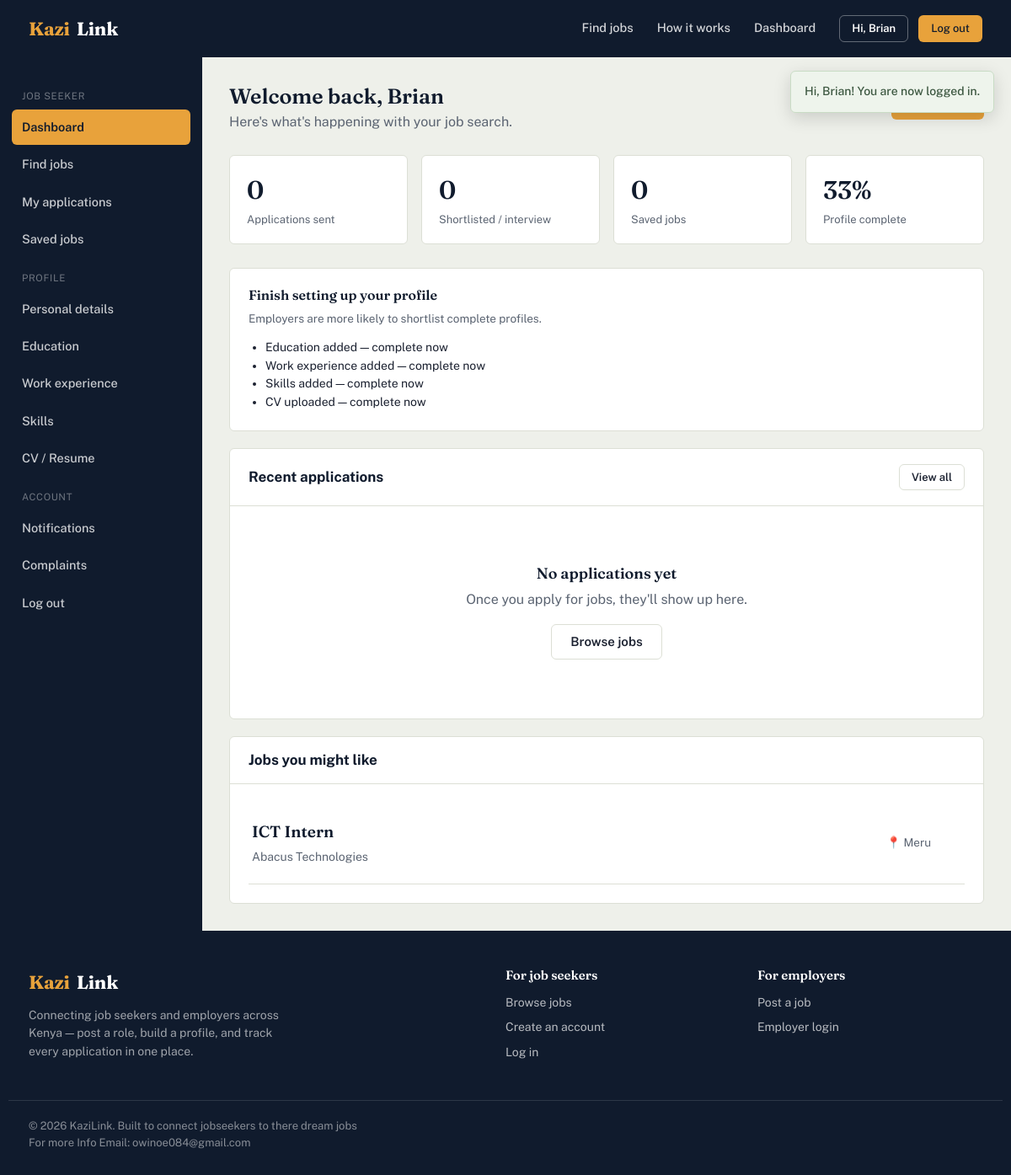
The app's page /seeker/dashboard.php (signed in) with its own data.
### tables this page shows
CREATE TABLE users (
    user_id     INT AUTO_INCREMENT PRIMARY KEY,
    full_name   VARCHAR(100) NOT NULL,
    email       VARCHAR(100) NOT NULL UNIQUE,
    phone       VARCHAR(20),
    password    VARCHAR(255) NOT NULL,
    role        ENUM('job_seeker','employer','admin') NOT NULL,
    status      ENUM('active','suspended') NOT NULL DEFAULT 'active',
    created_at  TIMESTAMP DEFAULT CURRENT_TIMESTAMP
);

CREATE TABLE jobs (
    job_id           INT AUTO_INCREMENT PRIMARY KEY,
    employer_id      INT NOT NULL,
    category_id      INT,
    title            VARCHAR(150) NOT NULL,
    description      TEXT NOT NULL,
    requirements     TEXT,
    location         VARCHAR(100),
    job_type         VARCHAR(50),         
    experience_level VARCHAR(50),         
    salary           DECIMAL(10,2),
    deadline         DATE,
    status           VARCHAR(30) NOT NULL DEFAULT 'pending',
    created_at       TIMESTAMP DEFAULT CURRENT_TIMESTAMP,
    FOREIGN KEY (employer_id) REFERENCES employers(employer_id) ON DELETE CASCADE,
    FOREIGN KEY (category_id) REFERENCES job_categories(category_id) ON DELETE SET NULL
);

CREATE TABLE employers (
    employer_id     INT AUTO_INCREMENT PRIMARY KEY,
    user_id         INT NOT NULL UNIQUE,
    company_name    VARCHAR(150) NOT NULL,
    company_email   VARCHAR(100),
    company_phone   VARCHAR(20),
    location        VARCHAR(100),
    description     TEXT,
    website         VARCHAR(255),
    logo            VARCHAR(255),
    FOREIGN KEY (user_id) REFERENCES users(user_id) ON DELETE CASCADE
);

### includes/functions.php (called while the page is built, shortened)
<?php
function e(?string $value): string
{
    return htmlspecialchars($value ?? '', ENT_QUOTES, 'UTF-8');
}
function get_flashes(): array
{
    $flashes = $_SESSION['flash'] ?? [];
    return $flashes;
}

### includes/auth.php (called while the page is built, shortened)
<?php
function current_user_id(): ?int
{
    return $_SESSION['user_id'] ?? null;
}
function current_name(): string
{
    return $_SESSION['full_name'] ?? '';
}
function current_user(): ?array
{
    $db = getDB();
    $stmt = $db->prepare('SELECT * FROM users WHERE user_id = ?');
    $stmt->execute([current_user_id()]);
    $cached = $stmt->fetch() ?: null;
    return $cached;
}

### seeker/dashboard.php (the view, shortened to what this page needs)
<?php
$db = getDB();
$seekerId = current_seeker_id();
$appCountStmt = $db->prepare('SELECT COUNT(*) FROM applications WHERE seeker_id = ?');
$appCountStmt->execute([$seekerId]);
$totalApplications = (int) $appCountStmt->fetchColumn();
$savedCountStmt = $db->prepare('SELECT COUNT(*) FROM saved_jobs WHERE seeker_id = ?');
$savedCountStmt->execute([$seekerId]);
$totalSaved = (int) $savedCountStmt->fetchColumn();
$shortlistedStmt = $db->prepare("SELECT COUNT(*) FROM applications WHERE seeker_id = ? AND status IN ('Shortlisted','Interview')");
$shortlistedStmt->execute([$seekerId]);
$totalShortlisted = (int) $shortlistedStmt->fetchColumn();
$profileStmt = $db->prepare('SELECT * FROM job_seekers WHERE seeker_id = ?');
$profileStmt->execute([$seekerId]);
$profile = $profileStmt->fetch();
$checks = [
    'Personal summary' => !empty($profile['professional_summary']),
    'Location set'      => !empty($profile['location']),
];
$eduCount = $db->prepare('SELECT COUNT(*) FROM education WHERE seeker_id = ?'); $eduCount->execute([$seekerId]);
$checks['Education added'] = (int) $eduCount->fetchColumn() > 0;
$expCount = $db->prepare('SELECT COUNT(*) FROM work_experience WHERE seeker_id = ?'); $expCount->execute([$seekerId]);
$checks['Work experience added'] = (int) $expCount->fetchColumn() > 0;
$skillCount = $db->prepare('SELECT COUNT(*) FROM job_seeker_skills WHERE seeker_id = ?'); $skillCount->execute([$seekerId]);
$checks['Skills added'] = (int) $skillCount->fetchColumn() > 0;
$resumeCount = $db->prepare('SELECT COUNT(*) FROM resumes WHERE seeker_id = ?'); $resumeCount->execute([$seekerId]);
$checks['CV uploaded'] = (int) $resumeCount->fetchColumn() > 0;
$completed = count(array_filter($checks));
$completionPct = round(($completed / count($checks)) * 100);
$recentApps = $db->prepare("
    SELECT a.*, j.title, e.company_name
    FROM applications a
    JOIN jobs j ON j.job_id = a.job_id
    JOIN employers e ON e.employer_id = j.employer_id
    WHERE a.seeker_id = ?
    ORDER BY a.applied_at DESC LIMIT 5
");
$recentApps->execute([$seekerId]);
$recentApps = $recentApps->fetchAll();
$recommendedStmt = $db->prepare("
    SELECT j.job_id, j.title, j.location, e.company_name
    FROM jobs j JOIN employers e ON e.employer_id = j.employer_id
    WHERE j.status = 'active'
    AND j.job_id NOT IN (SELECT job_id FROM applications WHERE seeker_id = ?)
    ORDER BY j.created_at DESC LIMIT 4
");
$recommendedStmt->execute([$seekerId]);
$recommended = $recommendedStmt->fetchAll();
$base = '../';
include __DIR__ . '/../includes/header.php';
?>
<div class="dash-shell">
  <?php include __DIR__ . '/../includes/sidebar-seeker.php'; ?>
  <main class="dash-main">
    <div class="dash-header">
      <div>
        <h1>Welcome back, <?= e(explode(' ', current_name())[0]) ?></h1>
        <p>Here's what's happening with your job search.</p>
      </div>
      <a href="../jobs.php" class="btn btn-primary">Find jobs</a>
    </div>
    <div class="stat-cards">
      <div class="stat-card"><div class="num"><?= $totalApplications ?></div><div class="label">Applications sent</div></div>
      <div class="stat-card"><div class="num"><?= $totalShortlisted ?></div><div class="label">Shortlisted / interview</div></div>
      <div class="stat-card"><div class="num"><?= $totalSaved ?></div><div class="label">Saved jobs</div></div>
      <div class="stat-card"><div class="num"><?= $completionPct ?>%</div><div class="label">Profile complete</div></div>
    </div>
    <?php if ($completionPct < 100): ?>
      <div class="card" style="margin-bottom:20px;">
        <div class="card-body">
          <h3 style="margin-top:0; font-size:16px;">Finish setting up your profile</h3>
          <p class="text-muted text-sm">Employers are more likely to shortlist complete profiles.</p>
          <ul style="margin:0; padding-left:20px; font-size:14px;">
            <?php foreach ($checks as $label => $done): if (!$done): ?>
              <li><?= e($label) ?> — <a href="<?= $label === 'CV uploaded' ? 'resume.php' : (str_contains($label, 'Education') ? 'education.php' : (str_contains($label, 'experience') ? 'experience.php' : (str_contains($label, 'Skills') ? 'skills.php' : 'profile.php'))) ?>">complete now</a></li>
            <?php endif; endforeach; ?>
          </ul>
        </div>
      </div>
    <?php endif; ?>
    <div class="card">
      <div class="card-header">
        <h3>Recent applications</h3>
        <a href="applications.php" class="btn btn-outline btn-sm">View all</a>
      </div>
      <div class="card-body table-scroll">
        <?php if ($recentApps): ?>
          <table class="data-table">
            <thead><tr><th>Job</th><th>Company</th><th>Applied</th><th>Status</th></tr></thead>
            <tbody>
            <?php foreach ($recentApps as $app): ?>
              <tr>
                <td><a href="../job-details.php?id=<?= (int) $app['job_id'] ?>" class="row-title"><?= e($app['title']) ?></a></td>
                <td><?= e($app['company_name']) ?></td>
                <td><?= time_ago($app['applied_at']) ?></td>
                <td><span class="pill <?= status_pill_class($app['status']) ?>"><?= e($app['status']) ?></span></td>
              </tr>
            <?php endforeach; ?>
            </tbody>
          </table>
        <?php else: ?>
          <div class="empty-state"><h3>No applications yet</h3><p>Once you apply for jobs, they'll show up here.</p><a href="../jobs.php" class="btn btn-outline">Browse jobs</a></div>
        <?php endif; ?>
      </div>
    </div>
    <?php if ($recommended): ?>
      <div class="card">
        <div class="card-header"><h3>Jobs you might like</h3></div>
        <div class="card-body">
          <div class="job-list" style="border-top:none;">
            <?php foreach ($recommended as $job): ?>
              <a class="job-row" href="../job-details.php?id=<?= (int) $job['job_id'] ?>">
                <div><div class="job-row-title"><?= e($job['title']) ?></div><div class="job-row-company"><?= e($job['company_name']) ?></div></div>
                <div class="job-row-meta"><span>📍 <?= e($job['location'] ?: 'Remote') ?></span></div>
              </a>
            <?php endforeach; ?>
          </div>
        </div>
      </div>
    <?php endif; ?>
  </main>
</div>
<?php include __DIR__ . '/../includes/footer.php'; ?>

### includes/header.php (shortened to what this page needs)
<?php
$base = $base ?? '';
$user = current_user();
?>
<!DOCTYPE html>
<html lang="en">
<head>
<link rel="stylesheet" href="<?= e($base) ?>assets/css/style.css">
</head>
<body>
<?php $flashes = get_flashes(); if ($flashes): ?>
<div class="flash-stack">
  <?php foreach ($flashes as $f): ?>
    <div class="flash flash-<?= e($f['type']) ?>"><?= e($f['message']) ?></div>
  <?php endforeach; ?>
</div>
<?php endif; ?>
<header class="site-header">
  <div class="container">
    <a href="<?= e($base) ?>index.php" class="brand"><span class="brand-mark">Kazi</span>Link</a>
    <nav class="main-nav">
      <a href="<?= e($base) ?>jobs.php">Find jobs</a>
      <a href="<?= e($base) ?>index.php#how-it-works">How it works</a>
      <?php if ($user): ?>
        <?php if ($user['role'] === 'job_seeker'): ?>
          <a href="<?= e($base === '' ? 'seeker/' : '') ?>dashboard.php">Dashboard</a>
        <?php elseif ($user['role'] === 'employer'): ?>
          <a href="<?= e($base === '' ? 'employer/' : '') ?>dashboard.php">Dashboard</a>
        <?php elseif ($user['role'] === 'admin'): ?>
          <a href="<?= e($base === '' ? 'admin/' : '') ?>dashboard.php">Dashboard</a>
        <?php endif; ?>
        <div class="nav-actions">
          <span class="btn btn-outline-light btn-sm" style="pointer-events:none;">Hi, <?= e(explode(' ', $user['full_name'])[0]) ?></span>
          <a href="<?= e($base) ?>logout.php" class="btn btn-primary btn-sm">Log out</a>
        </div>
      <?php endif; ?>
    </nav>
  </div>
</header>

### records on screen
users: full_name "Brian"
jobs: title "ICT Intern", employer.company_name "Abacus Technologies", location "Meru"

### other values on screen
$f['message'] "Hi, Brian! You are now logged in."
explode(' ', current_name())[0] "Brian"
$totalApplications "0"
$totalShortlisted "0"
$totalSaved "0"
$completionPct "33"
$label "Education added"
$label "Work experience added"
$label "Skills added"
$label "CV uploaded"
